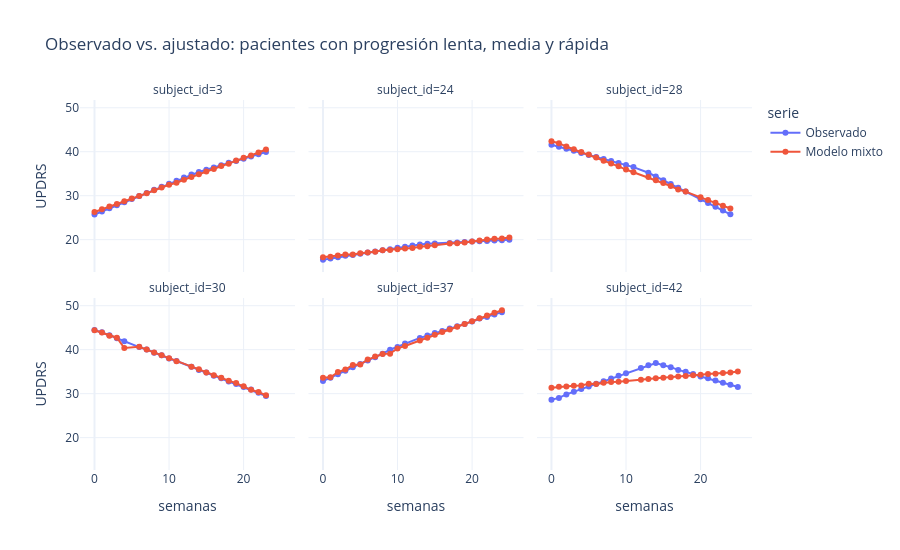

The notebook cell this image was saved under:
### Code cell
d["ajustado"] = resultado.fittedvalues
ejemplos = pendientes.sort_values("pendiente")[ID].iloc[[0, 1, 20, 21, -2, -1]].tolist()
muestra = d[d[ID].isin(ejemplos)].melt(id_vars=[ID, "semanas"], value_vars=["y", "ajustado"],
                                        var_name="serie", value_name="UPDRS")
muestra["serie"] = muestra["serie"].map({"y": "Observado", "ajustado": "Modelo mixto"})
fig = px.line(muestra, x="semanas", y="UPDRS", color="serie", facet_col=ID, facet_col_wrap=3,
              markers=True, title="Observado vs. ajustado: pacientes con progresión lenta, media y rápida")
fig.update_layout(height=550)
guardar(fig, "03_ajuste_ejemplos")
fig

### Figure 1 — Plotly figure (JSON) as saved in the notebook; plotly's stock layout.template omitted (floating-point values rounded to 4 significant figures)
{"data": [{"hovertemplate": "serie=Observado<br>subject_id=3<br>semanas=%{x}<br>UPDRS=%{y}<extra></extra>", "legendgroup": "Observado", "line": {"color": "#636efa", "dash": "solid"}, "marker": {"symbol": "circle"}, "mode": "lines+markers", "name": "Observado", "orientation": "v", "showlegend": true, "type": "scatter", "x": [0, 1, 2, 3, 4, 5, 6, 7, 8, 9, 10, 11, 12, 13, 14, 15, 16, 17, 18, 19, 20, 21, 22, 23], "xaxis": "x4", "y": [25.73, 26.43, 27.12, 27.83, 28.53, 29.23, 29.93, 30.63, 31.33, 32.03, 32.73, 33.43, 34.13, 34.84, 35.38, 35.89, 36.4, 36.9, 37.48, 37.92, 38.43, 38.94, 39.44, 39.95], "yaxis": "y4"}, {"hovertemplate": "serie=Observado<br>subject_id=24<br>semanas=%{x}<br>UPDRS=%{y}<extra></extra>", "legendgroup": "Observado", "line": {"color": "#636efa", "dash": "solid"}, "marker": {"symbol": "circle"}, "mode": "lines+markers", "name": "Observado", "orientation": "v", "showlegend": false, "type": "scatter", "x": [0, 1, 2, 3, 4, 5, 6, 7, 8, 9, 10, 11, 12, 13, 14, 15, 17, 18, 19, 20, 21, 22, 23, 24, 25], "xaxis": "x5", "y": [15.45, 15.72, 16.02, 16.33, 16.52, 16.78, 17.09, 17.32, 17.58, 17.85, 18.19, 18.38, 18.69, 18.92, 19.07, 19.15, 19.26, 19.37, 19.49, 19.58, 19.64, 19.72, 19.83, 19.89, 19.97], "yaxis": "y5"}, {"hovertemplate": "serie=Observado<br>subject_id=28<br>semanas=%{x}<br>UPDRS=%{y}<extra></extra>", "legendgroup": "Observado", "line": {"color": "#636efa", "dash": "solid"}, "marker": {"symbol": "circle"}, "mode": "lines+markers", "name": "Observado", "orientation": "v", "showlegend": false, "type": "scatter", "x": [0, 1, 2, 3, 4, 5, 6, 7, 8, 9, 10, 11, 13, 14, 15, 16, 17, 18, 20, 21, 22, 23, 24], "xaxis": "x6", "y": [41.58, 41.12, 40.66, 40.2, 39.73, 39.27, 38.81, 38.35, 37.89, 37.43, 36.97, 36.51, 35.22, 34.37, 33.5, 32.65, 31.79, 30.93, 29.21, 28.35, 27.49, 26.62, 25.77], "yaxis": "y6"}, {"hovertemplate": "serie=Observado<br>subject_id=30<br>semanas=%{x}<br>UPDRS=%{y}<extra></extra>", "legendgroup": "Observado", "line": {"color": "#636efa", "dash": "solid"}, "marker": {"symbol": "circle"}, "mode": "lines+markers", "name": "Observado", "orientation": "v", "showlegend": false, "type": "scatter", "x": [0, 1, 2, 3, 4, 6, 7, 8, 9, 10, 11, 13, 14, 15, 16, 17, 18, 19, 20, 21, 22, 23], "xaxis": "x", "y": [44.47, 43.94, 43.3, 42.59, 41.9, 40.59, 40.03, 39.29, 38.73, 37.99, 37.44, 36.13, 35.38, 34.81, 34.08, 33.52, 32.78, 32.22, 31.52, 30.92, 30.22, 29.48], "yaxis": "y"}, {"hovertemplate": "serie=Observado<br>subject_id=37<br>semanas=%{x}<br>UPDRS=%{y}<extra></extra>", "legendgroup": "Observado", "line": {"color": "#636efa", "dash": "solid"}, "marker": {"symbol": "circle"}, "mode": "lines+markers", "name": "Observado", "orientation": "v", "showlegend": false, "type": "scatter", "x": [0, 1, 2, 3, 4, 5, 6, 7, 8, 9, 10, 11, 13, 14, 15, 16, 17, 18, 19, 20, 21, 22, 23, 24], "xaxis": "x2", "y": [32.87, 33.64, 34.42, 35.19, 35.99, 36.75, 37.54, 38.31, 39.09, 39.98, 40.64, 41.41, 42.67, 43.2, 43.81, 44.27, 44.8, 45.33, 45.87, 46.39, 47.08, 47.46, 47.99, 48.53], "yaxis": "y2"}, {"hovertemplate": "serie=Observado<br>subject_id=42<br>semanas=%{x}<br>UPDRS=%{y}<extra></extra>", "legendgroup": "Observado", "line": {"color": "#636efa", "dash": "solid"}, "marker": {"symbol": "circle"}, "mode": "lines+markers", "name": "Observado", "orientation": "v", "showlegend": false, "type": "scatter", "x": [0, 1, 2, 3, 4, 5, 6, 7, 8, 9, 10, 12, 13, 14, 15, 16, 17, 18, 19, 20, 21, 22, 23, 24, 25], "xaxis": "x3", "y": [28.63, 29.03, 29.84, 30.44, 31.04, 31.64, 32.25, 32.84, 33.45, 34.05, 34.66, 35.86, 36.46, 36.96, 36.45, 36.03, 35.4, 34.98, 34.48, 33.91, 33.48, 32.99, 32.5, 32.01, 31.51], "yaxis": "y3"}, {"hovertemplate": "serie=Modelo mixto<br>subject_id=3<br>semanas=%{x}<br>UPDRS=%{y}<extra></extra>", "legendgroup": "Modelo mixto", "line": {"color": "#EF553B", "dash": "solid"}, "marker": {"symbol": "circle"}, "mode": "lines+markers", "name": "Modelo mixto", "orientation": "v", "showlegend": true, "type": "scatter", "x": [0, 1, 2, 3, 4, 5, 6, 7, 8, 9, 10, 11, 12, 13, 14, 15, 16, 17, 18, 19, 20, 21, 22, 23], "xaxis": "x4", "y": [26.3, 26.93, 27.55, 28.09, 28.75, 29.35, 29.94, 30.53, 31.27, 31.86, 32.49, 32.95, 33.62, 34.23, 34.89, 35.5, 36.1, 36.76, 37.29, 37.99, 38.62, 39.16, 39.84, 40.5], "yaxis": "y4"}, {"hovertemplate": "serie=Modelo mixto<br>subject_id=24<br>semanas=%{x}<br>UPDRS=%{y}<extra></extra>", "legendgroup": "Modelo mixto", "line": {"color": "#EF553B", "dash": "solid"}, "marker": {"symbol": "circle"}, "mode": "lines+markers", "name": "Modelo mixto", "orientation": "v", "showlegend": false, "type": "scatter", "x": [0, 1, 2, 3, 4, 5, 6, 7, 8, 9, 10, 11, 12, 13, 14, 15, 17, 18, 19, 20, 21, 22, 23, 24, 25], "xaxis": "x5", "y": [16.02, 16.14, 16.38, 16.64, 16.63, 16.92, 17.07, 17.24, 17.57, 17.68, 17.8, 18.02, 18.09, 18.38, 18.51, 18.76, 19.16, 19.22, 19.36, 19.61, 19.84, 20.06, 20.2, 20.27, 20.49], "yaxis": "y5"}, {"hovertemplate": "serie=Modelo mixto<br>subject_id=28<br>semanas=%{x}<br>UPDRS=%{y}<extra></extra>", "legendgroup": "Modelo mixto", "line": {"color": "#EF553B", "dash": "solid"}, "marker": {"symbol": "circle"}, "mode": "lines+markers", "name": "Modelo mixto", "orientation": "v", "showlegend": false, "type": "scatter", "x": [0, 1, 2, 3, 4, 5, 6, 7, 8, 9, 10, 11, 13, 14, 15, 16, 17, 18, 20, 21, 22, 23, 24], "xaxis": "x6", "y": [42.39, 41.95, 41.18, 40.54, 39.92, 39.38, 38.66, 37.96, 37.31, 36.68, 35.95, 35.32, 34.23, 33.49, 32.88, 32.2, 31.39, 30.93, 29.62, 29.02, 28.38, 27.72, 27.1], "yaxis": "y6"}, {"hovertemplate": "serie=Modelo mixto<br>subject_id=30<br>semanas=%{x}<br>UPDRS=%{y}<extra></extra>", "legendgroup": "Modelo mixto", "line": {"color": "#EF553B", "dash": "solid"}, "marker": {"symbol": "circle"}, "mode": "lines+markers", "name": "Modelo mixto", "orientation": "v", "showlegend": false, "type": "scatter", "x": [0, 1, 2, 3, 4, 6, 7, 8, 9, 10, 11, 13, 14, 15, 16, 17, 18, 19, 20, 21, 22, 23], "xaxis": "x", "y": [44.43, 43.88, 43.17, 42.73, 40.37, 40.64, 40.02, 39.37, 38.72, 38.08, 37.36, 36.15, 35.57, 34.82, 34.18, 33.6, 32.96, 32.41, 31.66, 30.88, 30.36, 29.65], "yaxis": "y"}, {"hovertemplate": "serie=Modelo mixto<br>subject_id=37<br>semanas=%{x}<br>UPDRS=%{y}<extra></extra>", "legendgroup": "Modelo mixto", "line": {"color": "#EF553B", "dash": "solid"}, "marker": {"symbol": "circle"}, "mode": "lines+markers", "name": "Modelo mixto", "orientation": "v", "showlegend": false, "type": "scatter", "x": [0, 1, 2, 3, 4, 5, 6, 7, 8, 9, 10, 11, 13, 14, 15, 16, 17, 18, 19, 20, 21, 22, 23, 24], "xaxis": "x2", "y": [33.62, 33.73, 34.9, 35.49, 36.51, 36.61, 37.75, 38.45, 39.02, 39.1, 40.3, 40.85, 42.1, 42.69, 43.37, 44.03, 44.56, 45.23, 45.85, 46.44, 47.15, 47.79, 48.38, 48.96], "yaxis": "y2"}, {"hovertemplate": "serie=Modelo mixto<br>subject_id=42<br>semanas=%{x}<br>UPDRS=%{y}<extra></extra>", "legendgroup": "Modelo mixto", "line": {"color": "#EF553B", "dash": "solid"}, "marker": {"symbol": "circle"}, "mode": "lines+markers", "name": "Modelo mixto", "orientation": "v", "showlegend": false, "type": "scatter", "x": [0, 1, 2, 3, 4, 5, 6, 7, 8, 9, 10, 12, 13, 14, 15, 16, 17, 18, 19, 20, 21, 22, 23, 24, 25], "xaxis": "x3", "y": [31.36, 31.56, 31.63, 31.81, 31.87, 32.23, 32.21, 32.46, 32.67, 32.7, 32.9, 33.19, 33.35, 33.49, 33.6, 33.76, 33.92, 33.99, 34.19, 34.32, 34.46, 34.55, 34.72, 34.81, 35.06], "yaxis": "y3"}], "layout": {"annotations": [{"font": {}, "showarrow": false, "text": "subject_id=30", "x": 0.16, "xanchor": "center", "xref": "paper", "y": 0.465, "yanchor": "bottom", "yref": "paper"}, {"font": {}, "showarrow": false, "text": "subject_id=37", "x": 0.5, "xanchor": "center", "xref": "paper", "y": 0.465, "yanchor": "bottom", "yref": "paper"}, {"font": {}, "showarrow": false, "text": "subject_id=42", "x": 0.84, "xanchor": "center", "xref": "paper", "y": 0.465, "yanchor": "bottom", "yref": "paper"}, {"font": {}, "showarrow": false, "text": "subject_id=3", "x": 0.16, "xanchor": "center", "xref": "paper", "y": 1.0, "yanchor": "bottom", "yref": "paper"}, {"font": {}, "showarrow": false, "text": "subject_id=24", "x": 0.5, "xanchor": "center", "xref": "paper", "y": 1.0, "yanchor": "bottom", "yref": "paper"}, {"font": {}, "showarrow": false, "text": "subject_id=28", "x": 0.84, "xanchor": "center", "xref": "paper", "y": 1.0, "yanchor": "bottom", "yref": "paper"}], "height": 550, "legend": {"title": {"text": "serie"}, "tracegroupgap": 0}, "title": {"text": "Observado vs. ajustado: pacientes con progresión lenta, media y rápida"}, "xaxis": {"anchor": "y", "domain": [0.0, 0.32], "title": {"text": "semanas"}}, "xaxis2": {"anchor": "y2", "domain": [0.34, 0.66], "matches": "x", "title": {"text": "semanas"}}, "xaxis3": {"anchor": "y3", "domain": [0.68, 1.0], "matches": "x", "title": {"text": "semanas"}}, "xaxis4": {"anchor": "y4", "domain": [0.0, 0.32], "matches": "x", "showticklabels": false}, "xaxis5": {"anchor": "y5", "domain": [0.34, 0.66], "matches": "x", "showticklabels": false}, "xaxis6": {"anchor": "y6", "domain": [0.68, 1.0], "matches": "x", "showticklabels": false}, "yaxis": {"anchor": "x", "domain": [0.0, 0.465], "title": {"text": "UPDRS"}}, "yaxis2": {"anchor": "x2", "domain": [0.0, 0.465], "matches": "y", "showticklabels": false}, "yaxis3": {"anchor": "x3", "domain": [0.0, 0.465], "matches": "y", "showticklabels": false}, "yaxis4": {"anchor": "x4", "domain": [0.535, 1.0], "matches": "y", "title": {"text": "UPDRS"}}, "yaxis5": {"anchor": "x5", "domain": [0.535, 1.0], "matches": "y", "showticklabels": false}, "yaxis6": {"anchor": "x6", "domain": [0.535, 1.0], "matches": "y", "showticklabels": false}}}
